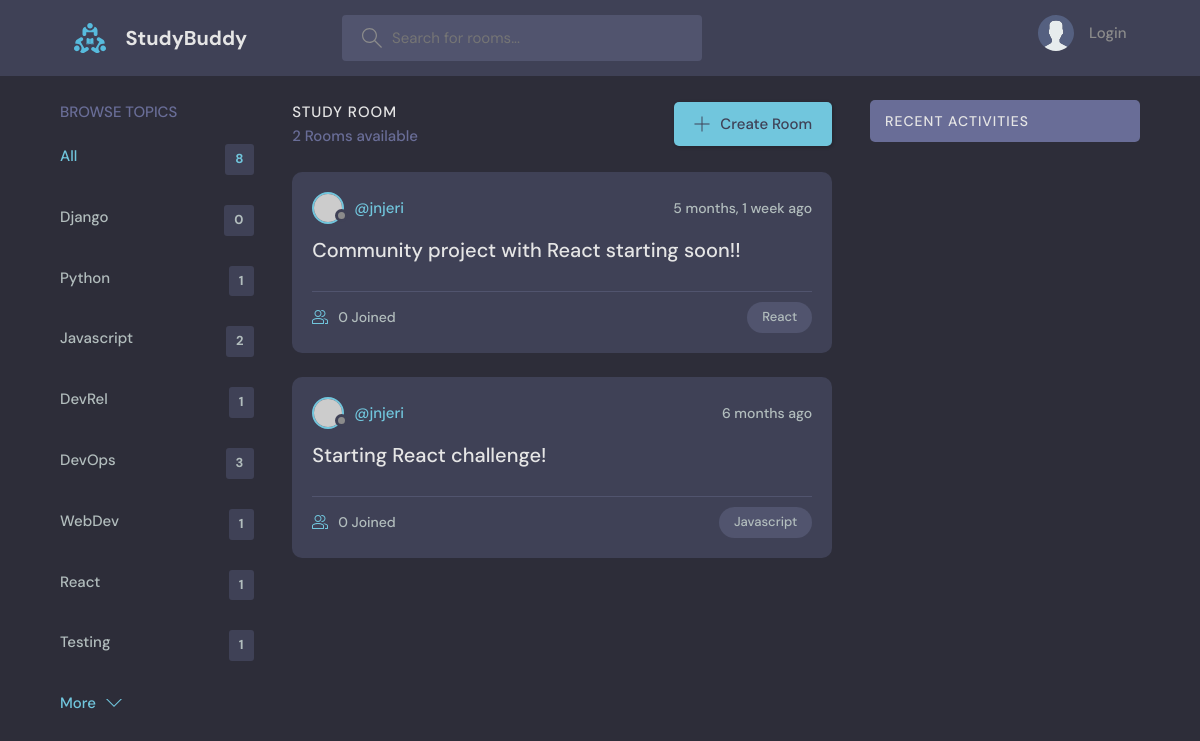
/?q=React, run on the app's committed database.
### base/models.py (models this page shows, shortened)
class Topic(models.Model):
    name = models.CharField(max_length=200)

class Room(models.Model):
   host = models.ForeignKey(User, on_delete=models.SET_NULL, null=True)
   topic = models.ForeignKey(Topic, on_delete=models.SET_NULL, null=True)
   name = models.CharField (max_length=200)
   description = models.TextField(null=True, blank=True)
   participants = models.ManyToManyField(User, related_name='participants', blank=True)      #users active in a room
   updated = models.DateTimeField(auto_now=True)
   created = models.DateTimeField(auto_now_add=True)
   class Meta:
        ordering = ['-updated', '-created']

### base/views.py (the view)
# urls.py: path('', views.home, name="home"),
def home(request):
    q = request.GET.get('q') if request.GET.get('q') != None else ''
    rooms = Room.objects.filter(
            Q(topic__name__icontains=q) |
            Q(name__icontains=q) |
            Q(description__icontains=q)
    )
    topics = Topic.objects.all()
    room_count = rooms.count()
    room_messages = Message.objects.filter(Q(room__topic__name__icontains=q))
    context = {'rooms': rooms, 'topics': topics,
     'room_count': room_count, 'room_messages': room_messages}
    return render(request, 'base/home.html', context)

### base/templates/base/home.html (shortened to what this page needs)
{% extends 'main.html' %}
{% block content %}
<main class="layout layout--3">
  <div class="container">
    {% include 'base/topics_component.html' %}
    <div class="roomList">
      <div class="roomList__header">
        <div>
          <h2>Study Room</h2>
          <p>{{room_count}} Rooms available</p>
        </div>
        <a class="btn btn--main" href="{% url 'create-room' %}">
          <svg
            version="1.1"
            xmlns="http://www.w3.org/2000/svg"
            width="32"
            height="32"
            viewBox="0 0 32 32"
          >
            <title>add</title>
            <path
              d="M16.943 0.943h-1.885v14.115h-14.115v1.885h14.115v14.115h1.885v-14.115h14.115v-1.885h-14.115v-14.115z"
            ></path>
          </svg>
          Create Room
        </a>
      </div>
      {% include 'base/feed_component.html' %}
    </div>
    {% include 'base/activity_component.html' %}
  </div>
</main>
{% endblock %}

### base/templates/base/topics_component.html
<div class="topics">
    <div class="topics__header">
      <h2>Browse Topics</h2>
    </div>
    <ul class="topics__list">
      <li>
        <a href="{% url 'home' %}" class="active">All <span>{{topics.count}}</span></a>
      </li>
      {% for topic in topics %}
      <li>
        <a href="{% url 'home' %}?q={{topic.name}}">{{topic.name}}<span>{{topic.room_set.all.count}}</span></a>
      </li>
      {% endfor %}
    </ul>
    <a class="btn btn--link" href="topics.html">
      More
      <svg
        version="1.1"
        xmlns="http://www.w3.org/2000/svg"
        width="32"
        height="32"
        viewBox="0 0 32 32"
      >
        <title>chevron-down</title>
        <path d="M16 21l-13-13h-3l16 16 16-16h-3l-13 13z"></path>
      </svg>
    </a>
  </div>

### base/templates/base/feed_component.html (shortened to what this page needs)
{% for room in rooms %}
<div class="roomListRoom">
  <div class="roomListRoom__header">
    <a href="" class="roomListRoom__author">
      <div class="avatar avatar--small">
        <img src="https://randomuser.me/api/portraits/women/11.jpg" />
      </div>
      <span>@{{room.host.username}}</span>
    </a>
    <div class="roomListRoom__actions">
      <span>{{room.created|timesince}} ago</span>
    </div>
  </div>
  <div class="roomListRoom__content">
    <a href="{% url 'room' room.id %}">{{room.name}}</a>
  </div>
  <div class="roomListRoom__meta">
    <a href="{% url 'room' room.id %}" class="roomListRoom__joined">
      {{room.participants.all.count}} Joined
    </a>
    <p class="roomListRoom__topic">{{room.topic.name}}</p>
  </div>
</div>
{% endfor %}

### static/styles/style.css (style rules this page uses)
:root { --color-main: #71c6dd; --color-main-light: #e1f6fb; --color-dark: #3f4156; --color-dark-medium: #51546e; --color-dark-light: #696d97; --color-light: #e5e5e5; --color-gray: #8b8b8b; --color-light-gray: #b2bdbd; --color-bg: #2d2d39; --color-success: #5dd693; --color-error: #fc4b0b; }
* { font-family: "DM Sans", -apple-system, BlinkMacSystemFont, "Segoe UI", Roboto, Oxygen, Ubuntu, Cantarell, "Open Sans", "Helvetica Neue", sans-serif; margin: 0; padding: 0; box-sizing: border-box; text-rendering: optimizeLegibility; font-size: inherit; }
html { font-size: 56.25%; }
@media only screen and (min-width: 1200px) { html { font-size: 62.5%; } }
body { line-height: 1.6; font-weight: 400; font-size: 1.5rem; color: var(--color-light-gray); background-color: var(--color-bg); min-height: 100vh; }
img { width: 100%; }
a { display: inline-block; color: var(--color-main); text-decoration: none; }
.container { max-width: 120rem; width: 90%; margin: auto; }
.btn { background-color: transparent; border: none; display: inline-flex; align-items: center; gap: 1rem; cursor: pointer; transition: all ease-in-out 0.3s; padding: 1rem 2rem; border-radius: 5px; box-shadow: 1px 1px 3px 1px rgba(0, 0, 0, 0.15); font-weight: 500; }
.btn--link { border-radius: 0; padding: 0; color: var(--color-main); box-shadow: none; }
.btn--main { background-color: var(--color-main); color: var(--color-dark); }
.btn > svg { fill: currentColor; width: 1.6rem; height: 1.6rem; }
.avatar { position: relative; display: inline-block; border-radius: 50%; border: 2px solid var(--color-main); }
.avatar img { display: block; border-radius: 50%; object-fit: cover; object-position: center; }
.avatar::after { content: ""; display: block; position: absolute; background-color: var(--color-gray); z-index: 111; border-radius: 50%; border: 0.3rem solid var(--color-dark); }
.avatar.avatar--small img { width: 2.8rem; height: 2.8rem; }
.avatar.avatar--small:after { width: 0.7rem; height: 0.7rem; bottom: 0px; right: -6px; }
.layout { margin-top: 2.4rem; }
.layout > .container { display: flex; justify-content: space-between; align-items: flex-start; }
.layout--3 > .container > div:first-child { flex-basis: 18%; max-width: 22.5rem; }
.layout--3 > .container > div:nth-child(2) { flex-basis: 50%; }
.topics__header { margin-bottom: 2rem; }
.topics__header h2 { text-transform: uppercase; font-weight: 500; color: var(--color-dark-light); }
.topics__list { list-style: none; }
.topics__list li a { display: flex; justify-content: space-between; margin-bottom: 3rem; font-weight: 500; color: var(--color-light-gray); transition: all 0.3s ease-in-out; }
.topics__list li a.active, .topics__list li a:hover { color: var(--color-main); }
.topics__list li a span { padding: 0.5rem 1rem; background-color: var(--color-dark); border-radius: 3px; font-size: 1.3rem; font-weight: 700; letter-spacing: 1px; }
.roomList__header { display: flex; justify-content: space-between; align-items: center; margin-bottom: 2.4rem; }
.roomList__header h2 { text-transform: uppercase; font-weight: 500; color: var(--color-light); letter-spacing: 1px; }
.roomList__header p { font-weight: 500; color: var(--color-dark-light); }
.roomListRoom { margin-bottom: 2.4rem; background-color: var(--color-dark); border-radius: 1rem; padding: 2rem; }
.roomListRoom__header { display: flex; justify-content: space-between; align-items: center; }
.roomListRoom__author { font-weight: 500; display: flex; align-items: center; gap: 1rem; }
.roomListRoom__actions { display: flex; align-items: flex-start; gap: 1rem; position: relative; }
.roomListRoom__actions span { font-size: 1.4rem; font-weight: 500; }
.roomListRoom__content { margin: 1rem 0; }
.roomListRoom__content a { font-size: 2rem; font-weight: 500; margin-bottom: 1.5rem; color: var(--color-light); transition: all 0.3s ease-in-out; }
.roomListRoom__meta { border-top: 1px solid var(--color-dark-medium); padding-top: 1rem; display: flex; align-items: center; justify-content: space-between; }
.roomListRoom__joined { color: var(--color-light-gray); display: flex; align-items: center; gap: 1rem; font-size: 1.4rem; font-weight: 500; }
.roomListRoom__joined svg { fill: var(--color-main); width: 1.6rem; height: 1.6rem; }
.roomListRoom__topic { padding: 5px 1.5rem; background-color: var(--color-dark-medium); border-radius: 5rem; font-weight: 500; font-size: 1.3rem; }

### data on the page
Topic: name "Django", room_set.all.count "0"
Topic: name "Python", room_set.all.count "1"
Topic: name "Javascript", room_set.all.count "2"
Topic: name "DevRel", room_set.all.count "1"
Topic: name "DevOps", room_set.all.count "3"
Topic: name "WebDev", room_set.all.count "1"
Topic: name "React", room_set.all.count "1"
Topic: name "Testing", room_set.all.count "1"
Room: host.username "jnjeri", created "5 months, 1 week", name "Community project with React starting soon!!", participants.all.count "0", topic.name "React"
Room: host.username "jnjeri", created "6 months", name "Starting React challenge!", participants.all.count "0", topic.name "Javascript"

### other printed values
{{ topics.count }} "8"
{{ room_count }} "2"
